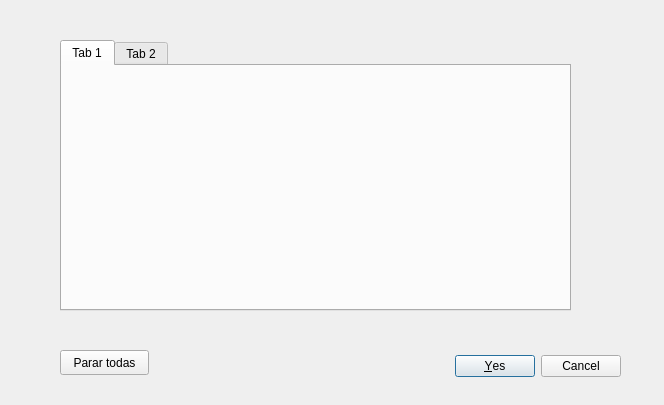
<?xml version="1.0" encoding="UTF-8"?>
<ui version="4.0">
 <class>DControlBolas</class>
 <widget class="QDialog" name="DControlBolas">
  <property name="geometry">
   <rect>
    <x>0</x>
    <y>0</y>
    <width>664</width>
    <height>405</height>
   </rect>
  </property>
  <property name="windowTitle">
   <string>Dialog</string>
  </property>
  <widget class="QDialogButtonBox" name="buttonBox">
   <property name="geometry">
    <rect>
     <x>280</x>
     <y>350</y>
     <width>341</width>
     <height>32</height>
    </rect>
   </property>
   <property name="orientation">
    <enum>Qt::Horizontal</enum>
   </property>
   <property name="standardButtons">
    <set>QDialogButtonBox::Cancel|QDialogButtonBox::Yes</set>
   </property>
  </widget>
  <widget class="QTabWidget" name="tabBolas">
   <property name="geometry">
    <rect>
     <x>60</x>
     <y>40</y>
     <width>511</width>
     <height>271</height>
    </rect>
   </property>
   <widget class="QWidget" name="tab">
    <attribute name="title">
     <string>Tab 1</string>
    </attribute>
   </widget>
   <widget class="QWidget" name="tab_2">
    <attribute name="title">
     <string>Tab 2</string>
    </attribute>
   </widget>
  </widget>
  <widget class="QPushButton" name="btnPararTodas">
   <property name="geometry">
    <rect>
     <x>60</x>
     <y>350</y>
     <width>89</width>
     <height>25</height>
    </rect>
   </property>
   <property name="text">
    <string>Parar todas</string>
   </property>
  </widget>
 </widget>
 <resources/>
 <connections>
  <connection>
   <sender>buttonBox</sender>
   <signal>accepted()</signal>
   <receiver>DControlBolas</receiver>
   <slot>accept()</slot>
   <hints>
    <hint type="sourcelabel">
     <x>248</x>
     <y>254</y>
    </hint>
    <hint type="destinationlabel">
     <x>157</x>
     <y>274</y>
    </hint>
   </hints>
  </connection>
  <connection>
   <sender>buttonBox</sender>
   <signal>rejected()</signal>
   <receiver>DControlBolas</receiver>
   <slot>reject()</slot>
   <hints>
    <hint type="sourcelabel">
     <x>316</x>
     <y>260</y>
    </hint>
    <hint type="destinationlabel">
     <x>286</x>
     <y>274</y>
    </hint>
   </hints>
  </connection>
 </connections>
</ui>
